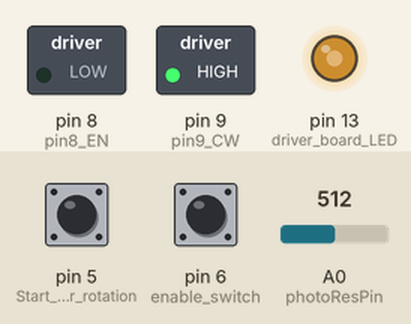
This sketch was run on a simulated Arduino Uno, built with avr-gcc and run on an emulated ATmega328P. On the bench: switched loads named in the sketch (green lamp = pin HIGH), output pins drawn as LEDs (lit = HIGH). The test bench sets the inputs (shaded band); at power-on: A0 (photoResPin) = 512, pin 6 (enable_switch) LOW, pin 5 (Start_motor_rotation) LOW. Pins used as bus, display or sensor lines are not drawn.

Above: at 1.2 s.
1.3 s: A0 (photoResPin) set to 551
2.8 s: A0 (photoResPin) set to 572
At 3.7 s:
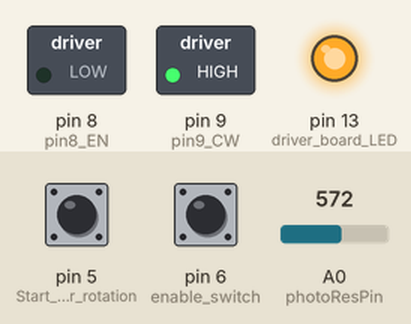
4.3 s: pin 6 (enable_switch) pulled HIGH for 0.15 s
At 4.37 s:
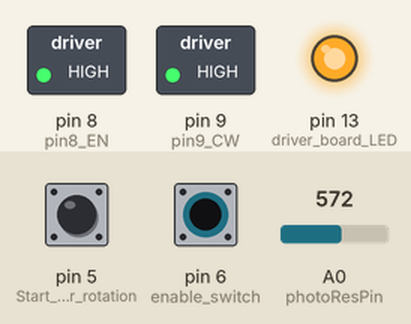
5.9 s: pin 5 (Start_motor_rotation) pulled HIGH for 0.15 s
At 7.9 s:
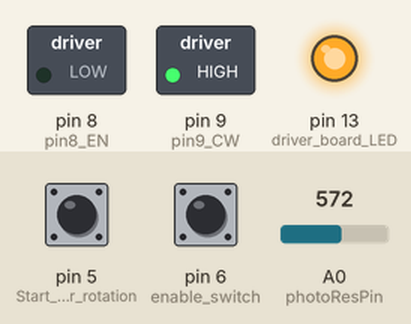
8.6 s: pin 6 (enable_switch) pulled HIGH for 3.2 s
At 9.0 s:
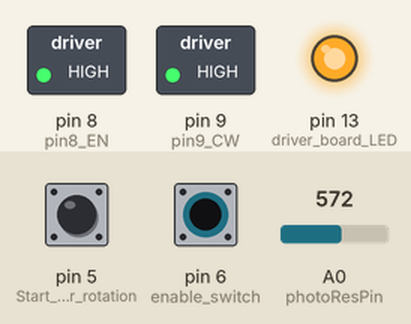
13.3 s: A0 (photoResPin) set to 550
At 13.7 s:
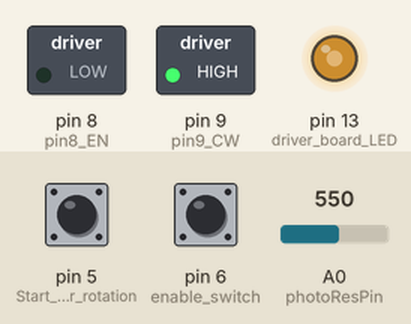
Timing chart, 0 to 15.8 s (numbered marks = the images above; inputs shaded):
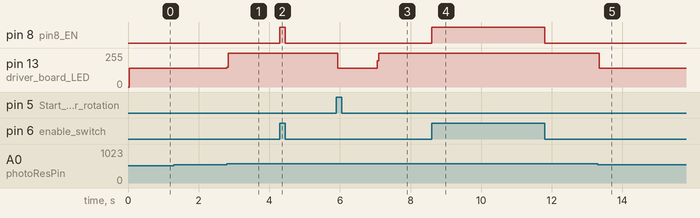

Measured:
- the behaviour switches between 559 and 560 on A0 (photoResPin) (found by bisection; images 0 and 1)
- after the input at 1.3 s, every drawn part: stays the same
- after the input at 2.8 s, pin 13 (driver_board_LED): 142/255 → 255/255 at once
- after the input at 4.3 s, pin 8 (pin8_EN): LOW → HIGH at once, → LOW 0.15 s later
- after the input at 5.9 s, pin 13 (driver_board_LED): 255/255 → 142/255 at once, → 255/255 1.1 s later
- after the input at 8.6 s, pin 8 (pin8_EN): LOW → HIGH at once, → LOW 3.2 s later
- after the input at 13.3 s, pin 13 (driver_board_LED): 255/255 → 142/255 at once

The sketch:

FLAG_Final_Revision.ino
```cpp
/*
  TB6560 Stepper Motor
*/
bool enableMtr;           // true = enabled, false = disabled
bool jogMtr;		  // true = button pressed, false = not pressed
bool labelBlockingLight;  // true if label over photoresistor, false otherwise

int photoResPin = A0;     // Photo resistor analog input pin
int photoResVal = 0;      // Value read by photoresistor

int pulseOnTime = 500;    // time to pulse motor in microseconds
int pulseOffTime = 500;   // time to pulse motor off in microseconds
int lightThreshold = 560; // photoresistor value to stop the motor
int iterations = 1000;    // end number of iterations of loop

bool timerLatch;          // true if timer has started
bool timer;               // true if timer is running
int count = 0;            // iterations of the loop

void setup() {

  pinMode(6, INPUT);       // enable switch (originally pin 4)
  pinMode(5, INPUT);       // Start motor rotation

  pinMode(8, OUTPUT);      // pin8 EN+
  pinMode(9, OUTPUT);      // pin9 CW+
  pinMode(10, OUTPUT);     // pin10 CLK+

  digitalWrite(8, LOW);    // EN+ ON
  digitalWrite(9, HIGH);   // CW+ HIGH=CW, LOW=CCW
  digitalWrite(10, HIGH);  // Pulse CLK+ off

  pinMode(13, OUTPUT);     // driver board LED
  digitalWrite(13, LOW);   // turn the LED off
  // Analog pin of the TB6560:
  pinMode(photoResPin, INPUT);      // Photoresistor
  Serial.begin(9600);
}
void loop() {

  //Serial.println(photoResVal);  //Prints photoresistor value for testing
  //Slows down code significantly

  //Serial.println(digitalRead(5));    //print jogMtr button value for testing
  //Serial.println(digitalRead(6));    //print enableMtr switch value for testing

  photoResVal = analogRead(photoResPin);  //read value from photoresistor
  enableMtr = digitalRead(6);
  jogMtr = digitalRead(5);

  if (enableMtr) {
    digitalWrite(8, HIGH);    // EN+ HIGH to Enable TB6560 Drive
  }
  else {
    digitalWrite(8, LOW);   // EN+ LOW to Disable TB6560 Drive
    digitalWrite(13, HIGH);  // turn the LED off by making the voltage LOW
  }

  if (photoResVal < lightThreshold) {      // value < lightThreshold is on a label
    labelBlockingLight = true;
  }
  else {
    labelBlockingLight = false;
  }


  if (jogMtr && !timerLatch) {
    timerLatch = true;
  }
  if (timerLatch) {
    count = count + 1;
  }
  if (timerLatch && count < iterations) {
    timer = true;
  }
  else {
    timer = false;
    count = false;
    timerLatch = false;
  }

  //Stepper motor run sequence

  if (jogMtr || labelBlockingLight || timer) {
    digitalWrite(10, LOW);   // Pulse CLK+
    digitalWrite(13, LOW);   // turn the LED on
    delayMicroseconds(pulseOnTime);   // Pulse ON after pulseOnTime microseconds
    digitalWrite(10, HIGH);  // Pulse CLK+ off
    digitalWrite(13, HIGH);  // turn the LED off
    delayMicroseconds(pulseOnTime);  // Pulse OFF after pulseOffTime microseconds

  }
}
```
